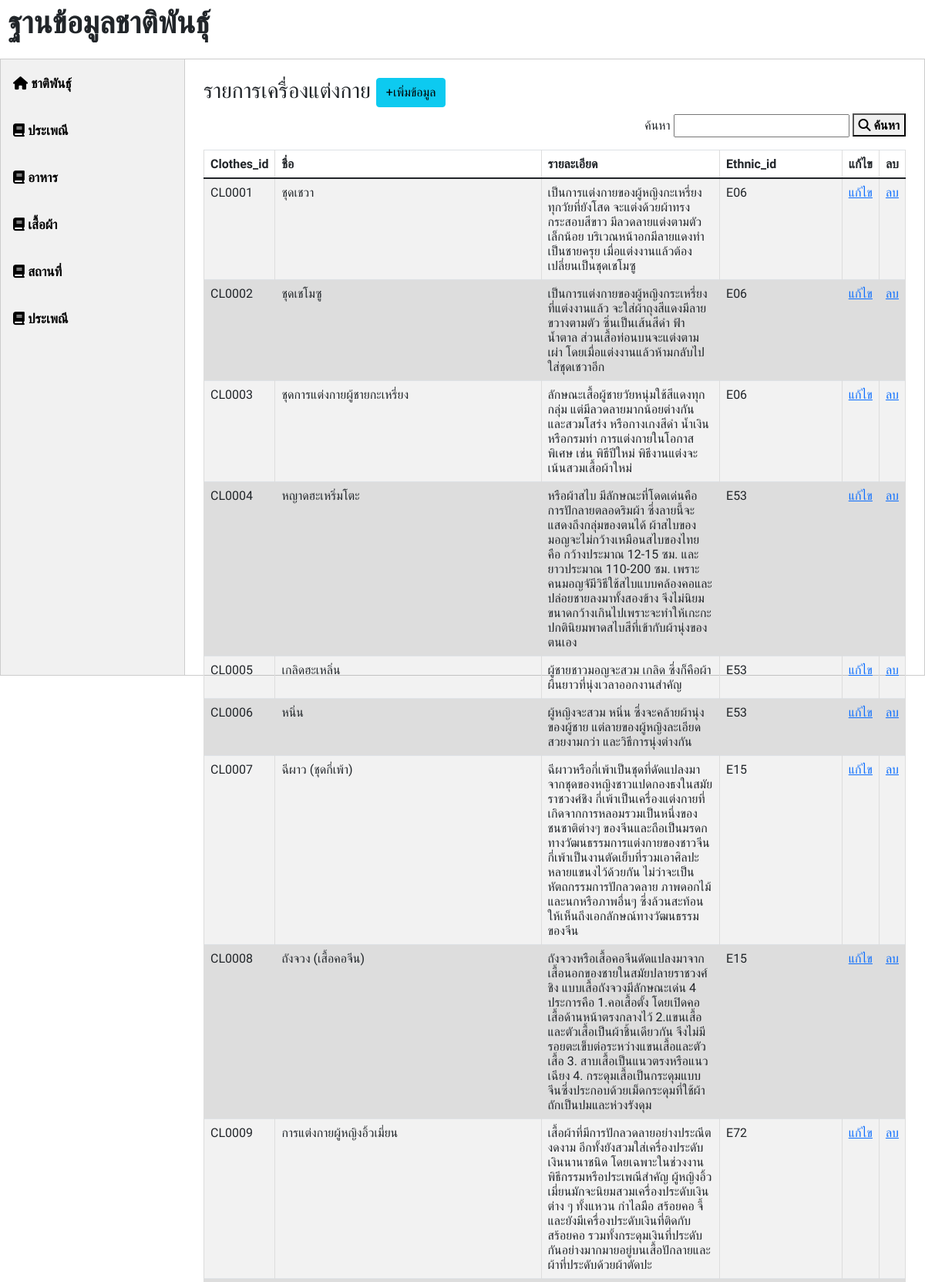
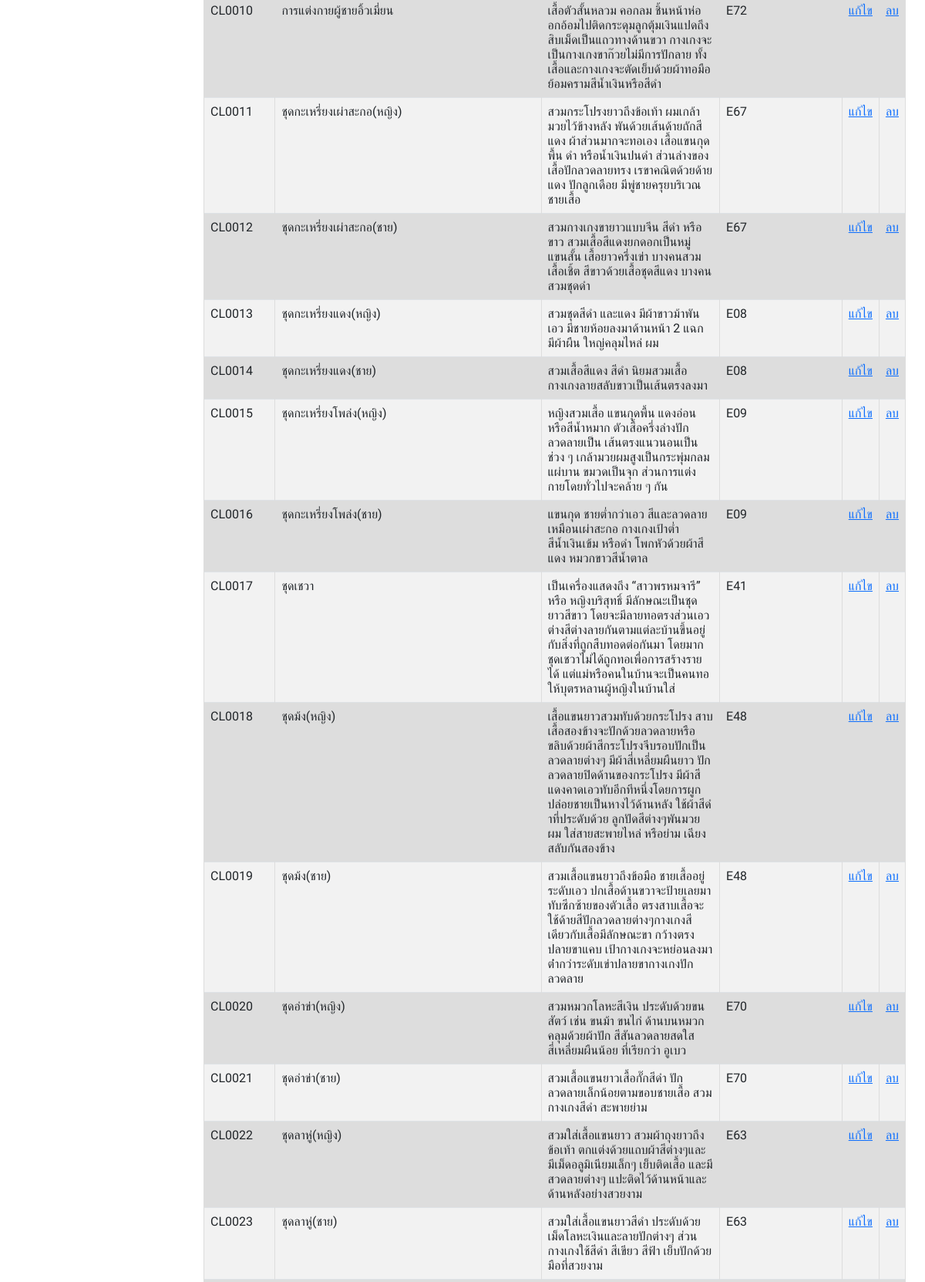
Page /admin/old/amclothes.php (upper part) on the committed database (2 pictures, top to bottom).
### tables this page shows
CREATE TABLE `clothes` (
  `Clothes_id` varchar(25) NOT NULL,
  `Clothes_name` varchar(100) NOT NULL,
  `Clothes_detail` text NOT NULL,
  `Ethnic_id` varchar(25) NOT NULL
);

### admin/old/amclothes.php (the view, shortened to what this page needs)
<?php include("Connect.php");?>
<html>
<head>
        <link href="https://cdn.jsdelivr.net/npm/bootstrap@5.1.1/dist/css/bootstrap.min.css" rel="stylesheet">
<link rel="stylesheet" type="text/css" href="styleAll.css">
</head>
<body>
<div>
<font class="above"><B>ฐานข้อมูลชาติพันธุ์</font></B>
</div>
<div class="tab">
<a href="Home.php"><button class="tablinks"><i class='fas fa-home'> ชาติพันธุ์</i></button>
<a href="amcustom.php"><button class="tablinks"><i class='fas fa-book'>  ประเพณี</i></button></a>
<a href="amfood.php"><button class="tablinks"><i class='fas fa-book'>  อาหาร</i></button></a>
<button class="tablinks"><i class='fas fa-book'> เสื้อผ้า</i></button></a>
  <a href="amallplace.php"><button class="tablinks"><i class='fas fa-book'> สถานที่</i></button></a>
  <button class="tablinks" id="defaultOpen"><i class='fas fa-book'>  ประเพณี</i></button>
</div>
<div id="Home" class="tabcontent" >
<div class="container">
            <div class="row">
                <div class="col-md-12"> <br>
                    <h3>รายการเครื่องแต่งกาย <a href="AddEthnic.php" class="btn btn-info">+เพิ่มข้อมูล</a> </h3>
          <div class="search"><form action="emp.php" method="post">
ค้นหา <input type="text"  name="text"  >
<button style='height:30px' type='submit' name='submit' value='ค้นหา' ><i class="fa fa-search"> ค้นหา</i></button></div>
                    <table class="table table-striped  table-hover table-responsive table-bordered">
                        <thead>
                            <tr>
                                <th width="5%">Clothes_id</th>
                                <th width="45%">ชื่อ</th>
                                <th width="30%">รายละเอียด</th>
                                <th width="20%">Ethnic_id</th>
                                <th width="5%">แก้ไข</th>
                                <th width="5%">ลบ</th>
                            </tr>
                        </thead>
                        <tbody>
                        <?php
                        $sql1 = "SELECT * FROM clothes";
                        $q1 = mysqli_query( $conn, $sql1 );
                         while($row = mysqli_fetch_array($q1)) {
                            echo"<tr>";
                                echo"<td>".$row['Clothes_id']."</td>";
                                echo "<td>".$row['Clothes_name']."</td>";
                                echo "<td>".$row['Clothes_detail']."</td>";
                                echo "<td>".$row['Ethnic_id']."</td>";
                                echo'<td><a href="formEdit.php?id='.$row['Ethnic_id'].'class="btn btn-warning btn-sm">แก้ไข</a></td>';
                                echo'<td><a href="del.php?id='.$row['Ethnic_id'].'class="btn btn-danger btn-sm" onclick="return confirm("ยืนยันการลบข้อมูลใช่หรือไม่")">ลบ</a></td>';
                            echo"</tr>";
                          }
            echo"</tbody>";
                    echo "</table>";
            echo"</div>";
            echo"</div>";
        echo"</div>";
        ?>
</body>
</html>

### admin/old/styleAll.css (style rules this page uses)
* { box-sizing: border-box }
body { font-family: 'Sarabun', sans-serif; }
.tab { float: left; border: 1px solid #ccc; background-color: #f1f1f1; width: 20%; height: 100%; }
.tab button { display: block; background-color: inherit; color: black; padding: 22px 16px; width: 100%; border: none; outline: none; text-align: left; cursor: pointer; transition: 0.3s; font-size: 17px; }
.tabcontent { float: left; padding: 0px 12px; border: 1px solid #ccc; width: 80%; border-left: none; height: 100%; }
.above { margin-top: 2%; margin-left: 10px; font-size: 40px; }
table { font-family: 'Sarabun', sans-serif; border-collapse: collapse; width: 90%; margin-left: auto; margin-right: auto; margin-top: 3%; }
td, th { border: 1px solid #dddddd; text-align: left; padding: 8px; }
tr:nth-child(even) { background-color: #dddddd; }

### admin/old/amclothes.php (style rules this page uses)
.search { float: right; }

### rows in the picture
clothes: Clothes_id "CL0001", Clothes_name "ชุดเชวา", Clothes_detail "เป็นการแต่งกายของผู้หญิงกะเหรี่ยงทุกวัยที่ยังโสด จะแต่งด้วยผ้าทรงกระสอบสีขาว มีลวดลายแต่งตามตัวเล็กน้อย บริเวณหน้าอกมีลายแดงทำเป็นชายครุย เมื่อแต่งงานแล้วต้องเปลี่ยนเป็นชุดเชโมซู", Ethnic "E06"
clothes: Clothes_id "CL0002", Clothes_name "ชุดเชโมซู", Clothes_detail "เป็นการแต่งกายของผู้หญิงกระเหรี่ยงที่แต่งงานแล้ว จะใส่ผ้าถุงสีแดงมีลายขวางตามตัว ซิ่นเป็นเส้นสีดำ ฟ้า น้ำตาล ส่วนเสื้อท่อนบนจะแต่งตามเผ่า โดยเมื่อแต่งงานแล้วห้ามกลับไปใส่ชุดเชวาอีก", Ethnic "E06"
clothes: Clothes_id "CL0003", Clothes_name "ชุดการแต่งกายผู้ชายกะเหรี่ยง", Clothes_detail "ลักษณะเสื้อผู้ชายวัยหนุ่มใช้สีแดงทุกกลุ่ม แต่มีลวดลายมากน้อยต่างกัน และสวมโสร่ง หรือกางเกงสีดำ น้ำเงินหรือกรมท่า การแต่งกายในโอกาสพิเศษ เช่น พิธีปีใหม่ พิธีงานแต่งจะเน้นสวมเสื้อผ้าใหม่", Ethnic "E06"
clothes: Clothes_id "CL0004", Clothes_name "หญาดฮะเหริ่มโตะ", Clothes_detail "หรือผ้าสไบ มีลักษณะที่โดดเด่นคือ การปักลายตลอดริมผ้า ซึ่งลายนี้จะแสดงถึงกลุ่มของตนได้ ผ้าสไบของมอญจะไม่กว้างเหมือนสไบของไทย คือ กว้างประมาณ 12-15 ซม. และยาวประมาณ 110-200 ซม. เพราะคนมอญจัมีวิธีใช้สไบแบบคล้องคอและปล่อยชายลงมาทั้งสองข้าง จึงไม่นิยมขนาดกว้างเกินไปเพราะจะทำให้เกะกะ ปกตินิยมพาดสไบสีที่เข้ากับผ้านุ่งของตนเอง", Ethnic "E53"
clothes: Clothes_id "CL0005", Clothes_name "เกลิดฮะเหลิ่น", Clothes_detail "ผู้ชายชาวมอญจะสวม เกลิด ซึ่งก็คือผ้าผืนยาวที่นุ่งเวลาออกงานสำคัญ", Ethnic "E53"
clothes: Clothes_id "CL0006", Clothes_name "หนิ่น", Clothes_detail "ผู้หญิงจะสวม หนิ่น ซึ่งจะคล้ายผ้านุ่งของผู้ชาย แต่ลายของผู้หญิงละเอียด สวยงามกว่า และวิธีการนุ่งต่างกัน", Ethnic "E53"
clothes: Clothes_id "CL0007", Clothes_name "ฉีผาว (ชุดกี่เพ้า)", Clothes_detail "ฉีผาวหรือกี่เพ้าเป็นชุดที่ดัดแปลงมาจากชุดของหญิงชาวแปดกองธงในสมัยราชวงศ์ชิง กี่เพ้าเป็นเครื่องแต่งกายที่เกิดจากการหลอมรวมเป็นหนึ่งของชนชาติต่างๆ ของจีนและถือเป็นมรดกทางวัฒนธรรมการแต่งกายของชาวจีน กี่เพ้าเป็นงานตัดเย็บที่รวมเอาศิลปะหลายแขนงไว้ด้วยกัน ไม่ว่าจะเป็นหัตถกรรมการปักลวดลาย ภาพดอกไม้และนกหรือภาพอื่นๆ ซึ่งล้วนสะท้อนให้เห็นถึงเอกลักษณ์ทางวัฒนธรรมของจีน", Ethnic "E15"
clothes: Clothes_id "CL0008", Clothes_name "ถังจวง (เสื้อคอจีน)", Clothes_detail "ถังจวงหรือเสื้อคอจีนดัดแปลงมาจากเสื้อนอกของชายในสมัยปลายราชวงศ์ชิง แบบเสื้อถังจวงมีลักษณะเด่น 4 ประการคือ 1.คอเสื้อตั้ง โดยเปิดคอเสื้อด้านหน้าตรงกลางไว้ 2.แขนเสื้อและตัวเสื้อเป็นผ้าชิ้นเดียวกัน จึงไม่มีรอยตะเข็บต่อระหว่างแขนเสื้อและตัวเสื้อ 3. สาบเสื้อเป็นแนวตรงหรือแนวเฉียง 4. กระดุมเสื้อเป็นกระดุมแบบจีนซึ่งประกอบด้วยเม็ดกระดุมที่ใช้ผ้าถักเป็นปมและห่วงรังดุม", Ethnic "E15"
clothes: Clothes_id "CL0009", Clothes_name "การแต่งกายผู้หญิงอิ้วเมี่ยน", Clothes_detail "เสื้อผ้าที่มีการปักลวดลายอย่างประณีต งดงาม อีกทั้งยังสวมใส่เครื่องประดับเงินนานาชนิด โดยเฉพาะในช่วงงานพิธีกรรมหรือประเพณีสำคัญ ผู้หญิงอิ้วเมี่ยนมักจะนิยมสวมเครื่องประดับเงินต่าง ๆ ทั้งแหวน กำไลมือ สร้อยคอ จี้ และยังมีเครื่องประดับเงินที่ติดกับสร้อยคอ รวมทั้งกระดุมเงินที่ประดับกันอย่างมากมายอยู่บนเสื้อปักลายและผ้าที่ประดับด้วยผ้าตัดปะ", Ethnic "E72"
clothes: Clothes_id "CL0010", Clothes_name "การแต่งกายผู้ชายอิ้วเมี่ยน", Clothes_detail "เสื้อตัวสั้นหลวม คอกลม ชิ้นหน้าห่ออกอ้อมไปติดกระดุมลูกตุ้มเงินแปดถึงสิบเม็ดเป็นแถวทางด้านขวา กางเกงจะเป็นกางเกงขาก๊วยไม่มีการปักลาย ทั้งเสื้อและกางเกงจะตัดเย็บด้วยผ้าทอมือย้อมครามสีน้ำเงินหรือสีดำ", Ethnic "E72"
clothes: Clothes_id "CL0011", Clothes_name "ชุดกะเหรี่ยงเผ่าสะกอ(หญิง)", Clothes_detail "สวมกระโปรงยาวถึงข้อเท้า ผมเกล้ามวยไว้ข้างหลัง พันด้วยเส้นด้ายถักสีแดง ผ้าส่วนมากจะทอเอง เสื้อแขนกุดพื้น ดำ หรือน้ำเงินปนดำ ส่วนล่างของเสื้อปักลวดลายทรง เรขาคณิตด้วยด้ายแดง ปักลูกเดือย มีพู่ชายครุยบริเวณชายเสื้อ", Ethnic "E67"
clothes: Clothes_id "CL0012", Clothes_name "ชุดกะเหรี่ยงเผ่าสะกอ(ชาย)", Clothes_detail "สวมกางเกงขายาวแบบจีน สีดำ หรือขาว สวมเสื้อสีแดงยกดอกเป็นหมู่ แขนสั้น เสื้อยาวครึ่งเข่า บางคนสวมเสื้อเชิ้ต สีขาวด้วยเสื้อชุดสีแดง บางคนสวมชุดดำ", Ethnic "E67"
clothes: Clothes_id "CL0013", Clothes_name "ชุดกะเหรี่ยงแดง(หญิง)", Clothes_detail "สวมชุดสีดำ และแดง มีผ้าขาวม้าพันเอว มีชายห้อยลงมาด้านหน้า 2 แฉก มีผ้าผืน ใหญ่คลุมไหล่ ผม", Ethnic "E08"
clothes: Clothes_id "CL0014", Clothes_name "ชุดกะเหรี่ยงแดง(ชาย)", Clothes_detail "สวมเสื้อสีแดง สีดำ นิยมสวมเสื้อกางเกงลายสลับขาวเป็นเส้นตรงลงมา", Ethnic "E08"
clothes: Clothes_id "CL0015", Clothes_name "ชุดกะเหรี่ยงโพล่ง(หญิง)", Clothes_detail "หญิงสวมเสื้อ แขนกุดพื้น แดงอ่อนหรือสีน้ำหมาก ตัวเสื้อครึ่งล่างปักลวดลายเป็น เส้นตรงแนวนอนเป็นช่วง ๆ เกล้ามวยผมสูงเป็นกระพุ่มกลมแผ่บาน ขมวดเป็นจุก ส่วนการแต่งกายโดยทั่วไปจะคล้าย ๆ กัน", Ethnic "E09"
clothes: Clothes_id "CL0016", Clothes_name "ชุดกะเหรี่ยงโพล่ง(ชาย)", Clothes_detail "แขนกุด ชายต่ำกว่าเอว สีและลวดลายเหมือนเผ่าสะกอ กางเกงเป้าต่ำสีน้ำเงินเข้ม หรือดำ โพกหัวด้วยผ้าสีแดง หมวกขาวสีน้ำตาล", Ethnic "E09"
clothes: Clothes_id "CL0017", Clothes_name "ชุดเชวา", Clothes_detail "เป็นเครื่องแสดงถึง “สาวพรหมจารี” หรือ หญิงบริสุทธิ์ มีลักษณะเป็นชุดยาวสีขาว โดยจะมีลายทอตรงส่วนเอวต่างสีต่างลายกันตามแต่ละบ้านขึ้นอยู่กับสิ่งที่ถูกสืบทอดต่อกันมา โดยมาก ชุดเชวาไม่ได้ถูกทอเพื่อการสร้างรายได้ แต่แม่หรือคนในบ้านจะเป็นคนทอให้บุตรหลานผู้หญิงในบ้านใส่", Ethnic "E41"
clothes: Clothes_id "CL0018", Clothes_name "ชุดม้ง(หญิง)", Clothes_detail "เสื้อแขนยาวสวมทับด้วยกระโปรง สาบเสื้อสองข้างจะปักด้วยลวดลายหรือขลิบด้วยผ้าสีกระโปรงจีบรอบปักเป็นลวดลายต่างๆ มีผ้าสี่เหลี่ยมผืนยาว ปักลวดลายปิดด้านของกระโปรง มีผ้าสีแดงคาดเอวทับอีกทีหนึ่งโดยการผูกปล่อยชายเป็นหางไว้ด้านหลัง ใช้ผ้าสีดําที่ประดับด้วย ลูกปัดสีต่างๆพันมวยผม ใส่สายสะพายไหล่ หรือย่าม เฉียงสลับกันสองข้าง", Ethnic "E48"
clothes: Clothes_id "CL0019", Clothes_name "ชุดม้ง(ชาย)", Clothes_detail "สวมเสื้อแขนยาวถึงข้อมือ ชายเสื้ออยู่ระดับเอว ปกเสื้อด้านขวาจะป้ายเลยมาทับซีกซ้ายของตัวเสื้อ ตรงสาบเสื้อจะใช้ด้ายสีปักลวดลายต่างๆกางเกงสีเดียวกับเสื้อมีลักษณะขา กว้างตรงปลายขาแคบ เป้ากางเกงจะหย่อนลงมาต่ํากว่าระดับเข่าปลายขากางเกงปักลวดลาย", Ethnic "E48"
clothes: Clothes_id "CL0020", Clothes_name "ชุดอ่าข่า(หญิง)", Clothes_detail "สวมหมวกโลหะสีเงิน ประดับด้วยขนสัตว์ เช่น ขนม้า ขนไก่ ด้านบนหมวกคลุมด้วยผ้าปัก สีสันลวดลายสดใสสี่เหลี่ยมผืนน้อย ที่เรียกว่า อูเบว", Ethnic "E70"
clothes: Clothes_id "CL0021", Clothes_name "ชุดอ่าข่า(ชาย)", Clothes_detail "สวมเสื้อแขนยาวเสื้อกั๊กสีดำ ปักลวดลายเล็กน้อยตามขอบชายเสื้อ สวมกางเกงสีดำ สะพายย่าม", Ethnic "E70"
clothes: Clothes_id "CL0022", Clothes_name "ชุดลาหู่(หญิง)", Clothes_detail "สวมใส่เสื้อแขนยาว สวมผ้าถุงยาวถึงข้อเท้า ตกแต่งด้วยแถบผ้าสีต่างๆและ มีเม็ดอลูมิเนียมเล็กๆ เย็บติดเสื้อ และมีสวดลายต่างๆ แปะติดไว้ด้านหน้าและด้านหลังอย่างสวยงาม", Ethnic "E63"
clothes: Clothes_id "CL0023", Clothes_name "ชุดลาหู่(ชาย)", Clothes_detail "สวมใส่เสื้อแขนยาวสีดำ ประดับด้วยเม็ดโลหะเงินและลายปักต่างๆ ส่วนกางเกงใช้สีดำ สีเขียว สีฟ้า เย็บปักด้วยมือที่สวยงาม", Ethnic "E63"
